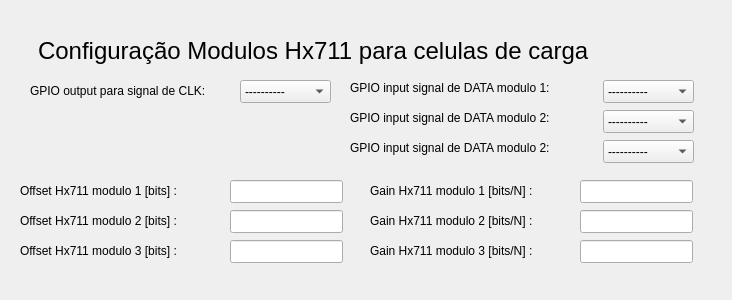
<?xml version="1.0" encoding="UTF-8"?>
<ui version="4.0">
 <class>Hx711Config</class>
 <widget class="QWidget" name="Hx711Config">
  <property name="geometry">
   <rect>
    <x>0</x>
    <y>0</y>
    <width>732</width>
    <height>300</height>
   </rect>
  </property>
  <property name="windowTitle">
   <string>Form</string>
  </property>
  <widget class="QLabel" name="label">
   <property name="geometry">
    <rect>
     <x>38</x>
     <y>30</y>
     <width>621</width>
     <height>41</height>
    </rect>
   </property>
   <property name="font">
    <font>
     <pointsize>18</pointsize>
    </font>
   </property>
   <property name="text">
    <string>Configuração Modulos Hx711 para celulas de carga</string>
   </property>
  </widget>
  <widget class="QLabel" name="label_2">
   <property name="geometry">
    <rect>
     <x>30</x>
     <y>80</y>
     <width>201</width>
     <height>21</height>
    </rect>
   </property>
   <property name="text">
    <string>GPIO output para signal de CLK:</string>
   </property>
  </widget>
  <widget class="QComboBox" name="cb_gpioclk">
   <property name="geometry">
    <rect>
     <x>240</x>
     <y>80</y>
     <width>91</width>
     <height>23</height>
    </rect>
   </property>
   <item>
    <property name="text">
     <string>----------</string>
    </property>
   </item>
   <item>
    <property name="text">
     <string>GPIO02</string>
    </property>
   </item>
   <item>
    <property name="text">
     <string>GPIO03</string>
    </property>
   </item>
   <item>
    <property name="text">
     <string>GPIO04</string>
    </property>
   </item>
   <item>
    <property name="text">
     <string>GPIO05</string>
    </property>
   </item>
   <item>
    <property name="text">
     <string>GPIO06</string>
    </property>
   </item>
   <item>
    <property name="text">
     <string>GPIO09</string>
    </property>
   </item>
   <item>
    <property name="text">
     <string>GPIO10</string>
    </property>
   </item>
   <item>
    <property name="text">
     <string>GPIO11</string>
    </property>
   </item>
   <item>
    <property name="text">
     <string>GPIO12</string>
    </property>
   </item>
   <item>
    <property name="text">
     <string>GPIO13</string>
    </property>
   </item>
   <item>
    <property name="text">
     <string>GPIO14</string>
    </property>
   </item>
   <item>
    <property name="text">
     <string>GPIO15</string>
    </property>
   </item>
   <item>
    <property name="text">
     <string>GPIO16</string>
    </property>
   </item>
   <item>
    <property name="text">
     <string>GPIO17</string>
    </property>
   </item>
   <item>
    <property name="text">
     <string>GPIO18</string>
    </property>
   </item>
   <item>
    <property name="text">
     <string>GPIO19</string>
    </property>
   </item>
   <item>
    <property name="text">
     <string>GPIO20</string>
    </property>
   </item>
   <item>
    <property name="text">
     <string>GPIO21</string>
    </property>
   </item>
   <item>
    <property name="text">
     <string>GPIO22</string>
    </property>
   </item>
   <item>
    <property name="text">
     <string>GPIO23</string>
    </property>
   </item>
   <item>
    <property name="text">
     <string>GPIO24</string>
    </property>
   </item>
   <item>
    <property name="text">
     <string>GPIO25</string>
    </property>
   </item>
   <item>
    <property name="text">
     <string>GPIO26</string>
    </property>
   </item>
   <item>
    <property name="text">
     <string>GPIO27</string>
    </property>
   </item>
  </widget>
  <widget class="QLabel" name="label_3">
   <property name="geometry">
    <rect>
     <x>350</x>
     <y>80</y>
     <width>224</width>
     <height>15</height>
    </rect>
   </property>
   <property name="text">
    <string>GPIO input signal de DATA modulo 1:</string>
   </property>
  </widget>
  <widget class="QComboBox" name="cb_gpiodata1">
   <property name="geometry">
    <rect>
     <x>603</x>
     <y>80</y>
     <width>91</width>
     <height>23</height>
    </rect>
   </property>
   <item>
    <property name="text">
     <string>----------</string>
    </property>
   </item>
   <item>
    <property name="text">
     <string>GPIO02</string>
    </property>
   </item>
   <item>
    <property name="text">
     <string>GPIO03</string>
    </property>
   </item>
   <item>
    <property name="text">
     <string>GPIO04</string>
    </property>
   </item>
   <item>
    <property name="text">
     <string>GPIO05</string>
    </property>
   </item>
   <item>
    <property name="text">
     <string>GPIO06</string>
    </property>
   </item>
   <item>
    <property name="text">
     <string>GPIO09</string>
    </property>
   </item>
   <item>
    <property name="text">
     <string>GPIO10</string>
    </property>
   </item>
   <item>
    <property name="text">
     <string>GPIO11</string>
    </property>
   </item>
   <item>
    <property name="text">
     <string>GPIO12</string>
    </property>
   </item>
   <item>
    <property name="text">
     <string>GPIO13</string>
    </property>
   </item>
   <item>
    <property name="text">
     <string>GPIO14</string>
    </property>
   </item>
   <item>
    <property name="text">
     <string>GPIO15</string>
    </property>
   </item>
   <item>
    <property name="text">
     <string>GPIO16</string>
    </property>
   </item>
   <item>
    <property name="text">
     <string>GPIO17</string>
    </property>
   </item>
   <item>
    <property name="text">
     <string>GPIO18</string>
    </property>
   </item>
   <item>
    <property name="text">
     <string>GPIO19</string>
    </property>
   </item>
   <item>
    <property name="text">
     <string>GPIO20</string>
    </property>
   </item>
   <item>
    <property name="text">
     <string>GPIO21</string>
    </property>
   </item>
   <item>
    <property name="text">
     <string>GPIO22</string>
    </property>
   </item>
   <item>
    <property name="text">
     <string>GPIO23</string>
    </property>
   </item>
   <item>
    <property name="text">
     <string>GPIO24</string>
    </property>
   </item>
   <item>
    <property name="text">
     <string>GPIO25</string>
    </property>
   </item>
   <item>
    <property name="text">
     <string>GPIO26</string>
    </property>
   </item>
   <item>
    <property name="text">
     <string>GPIO27</string>
    </property>
   </item>
  </widget>
  <widget class="QComboBox" name="cb_gpiodata2">
   <property name="geometry">
    <rect>
     <x>603</x>
     <y>110</y>
     <width>91</width>
     <height>23</height>
    </rect>
   </property>
   <item>
    <property name="text">
     <string>----------</string>
    </property>
   </item>
   <item>
    <property name="text">
     <string>GPIO02</string>
    </property>
   </item>
   <item>
    <property name="text">
     <string>GPIO03</string>
    </property>
   </item>
   <item>
    <property name="text">
     <string>GPIO04</string>
    </property>
   </item>
   <item>
    <property name="text">
     <string>GPIO05</string>
    </property>
   </item>
   <item>
    <property name="text">
     <string>GPIO06</string>
    </property>
   </item>
   <item>
    <property name="text">
     <string>GPIO09</string>
    </property>
   </item>
   <item>
    <property name="text">
     <string>GPIO10</string>
    </property>
   </item>
   <item>
    <property name="text">
     <string>GPIO11</string>
    </property>
   </item>
   <item>
    <property name="text">
     <string>GPIO12</string>
    </property>
   </item>
   <item>
    <property name="text">
     <string>GPIO13</string>
    </property>
   </item>
   <item>
    <property name="text">
     <string>GPIO14</string>
    </property>
   </item>
   <item>
    <property name="text">
     <string>GPIO15</string>
    </property>
   </item>
   <item>
    <property name="text">
     <string>GPIO16</string>
    </property>
   </item>
   <item>
    <property name="text">
     <string>GPIO17</string>
    </property>
   </item>
   <item>
    <property name="text">
     <string>GPIO18</string>
    </property>
   </item>
   <item>
    <property name="text">
     <string>GPIO19</string>
    </property>
   </item>
   <item>
    <property name="text">
     <string>GPIO20</string>
    </property>
   </item>
   <item>
    <property name="text">
     <string>GPIO21</string>
    </property>
   </item>
   <item>
    <property name="text">
     <string>GPIO22</string>
    </property>
   </item>
   <item>
    <property name="text">
     <string>GPIO23</string>
    </property>
   </item>
   <item>
    <property name="text">
     <string>GPIO24</string>
    </property>
   </item>
   <item>
    <property name="text">
     <string>GPIO25</string>
    </property>
   </item>
   <item>
    <property name="text">
     <string>GPIO26</string>
    </property>
   </item>
   <item>
    <property name="text">
     <string>GPIO27</string>
    </property>
   </item>
  </widget>
  <widget class="QLabel" name="label_4">
   <property name="geometry">
    <rect>
     <x>350</x>
     <y>110</y>
     <width>224</width>
     <height>15</height>
    </rect>
   </property>
   <property name="text">
    <string>GPIO input signal de DATA modulo 2:</string>
   </property>
  </widget>
  <widget class="QLabel" name="label_5">
   <property name="geometry">
    <rect>
     <x>350</x>
     <y>140</y>
     <width>224</width>
     <height>15</height>
    </rect>
   </property>
   <property name="text">
    <string>GPIO input signal de DATA modulo 2:</string>
   </property>
  </widget>
  <widget class="QComboBox" name="cb_gpiodata3">
   <property name="geometry">
    <rect>
     <x>603</x>
     <y>140</y>
     <width>91</width>
     <height>23</height>
    </rect>
   </property>
   <item>
    <property name="text">
     <string>----------</string>
    </property>
   </item>
   <item>
    <property name="text">
     <string>GPIO02</string>
    </property>
   </item>
   <item>
    <property name="text">
     <string>GPIO03</string>
    </property>
   </item>
   <item>
    <property name="text">
     <string>GPIO04</string>
    </property>
   </item>
   <item>
    <property name="text">
     <string>GPIO05</string>
    </property>
   </item>
   <item>
    <property name="text">
     <string>GPIO06</string>
    </property>
   </item>
   <item>
    <property name="text">
     <string>GPIO09</string>
    </property>
   </item>
   <item>
    <property name="text">
     <string>GPIO10</string>
    </property>
   </item>
   <item>
    <property name="text">
     <string>GPIO11</string>
    </property>
   </item>
   <item>
    <property name="text">
     <string>GPIO12</string>
    </property>
   </item>
   <item>
    <property name="text">
     <string>GPIO13</string>
    </property>
   </item>
   <item>
    <property name="text">
     <string>GPIO14</string>
    </property>
   </item>
   <item>
    <property name="text">
     <string>GPIO15</string>
    </property>
   </item>
   <item>
    <property name="text">
     <string>GPIO16</string>
    </property>
   </item>
   <item>
    <property name="text">
     <string>GPIO17</string>
    </property>
   </item>
   <item>
    <property name="text">
     <string>GPIO18</string>
    </property>
   </item>
   <item>
    <property name="text">
     <string>GPIO19</string>
    </property>
   </item>
   <item>
    <property name="text">
     <string>GPIO20</string>
    </property>
   </item>
   <item>
    <property name="text">
     <string>GPIO21</string>
    </property>
   </item>
   <item>
    <property name="text">
     <string>GPIO22</string>
    </property>
   </item>
   <item>
    <property name="text">
     <string>GPIO23</string>
    </property>
   </item>
   <item>
    <property name="text">
     <string>GPIO24</string>
    </property>
   </item>
   <item>
    <property name="text">
     <string>GPIO25</string>
    </property>
   </item>
   <item>
    <property name="text">
     <string>GPIO26</string>
    </property>
   </item>
   <item>
    <property name="text">
     <string>GPIO27</string>
    </property>
   </item>
  </widget>
  <widget class="QLabel" name="label_6">
   <property name="geometry">
    <rect>
     <x>20</x>
     <y>180</y>
     <width>201</width>
     <height>21</height>
    </rect>
   </property>
   <property name="text">
    <string>Offset Hx711 modulo 1 [bits] :</string>
   </property>
  </widget>
  <widget class="QLabel" name="label_7">
   <property name="geometry">
    <rect>
     <x>20</x>
     <y>210</y>
     <width>201</width>
     <height>21</height>
    </rect>
   </property>
   <property name="text">
    <string>Offset Hx711 modulo 2 [bits] :</string>
   </property>
  </widget>
  <widget class="QLabel" name="label_8">
   <property name="geometry">
    <rect>
     <x>20</x>
     <y>240</y>
     <width>201</width>
     <height>21</height>
    </rect>
   </property>
   <property name="text">
    <string>Offset Hx711 modulo 3 [bits] :</string>
   </property>
  </widget>
  <widget class="QLineEdit" name="le_offset1">
   <property name="geometry">
    <rect>
     <x>230</x>
     <y>180</y>
     <width>113</width>
     <height>23</height>
    </rect>
   </property>
   <property name="inputMask">
    <string>00000009</string>
   </property>
  </widget>
  <widget class="QLineEdit" name="le_offset2">
   <property name="geometry">
    <rect>
     <x>230</x>
     <y>210</y>
     <width>113</width>
     <height>23</height>
    </rect>
   </property>
   <property name="inputMask">
    <string>00000009</string>
   </property>
  </widget>
  <widget class="QLineEdit" name="le_offset3">
   <property name="geometry">
    <rect>
     <x>230</x>
     <y>240</y>
     <width>113</width>
     <height>23</height>
    </rect>
   </property>
   <property name="inputMask">
    <string>00000009</string>
   </property>
  </widget>
  <widget class="QLineEdit" name="le_gain1">
   <property name="geometry">
    <rect>
     <x>580</x>
     <y>180</y>
     <width>113</width>
     <height>23</height>
    </rect>
   </property>
   <property name="inputMask">
    <string/>
   </property>
  </widget>
  <widget class="QLineEdit" name="le_gain3">
   <property name="geometry">
    <rect>
     <x>580</x>
     <y>240</y>
     <width>113</width>
     <height>23</height>
    </rect>
   </property>
   <property name="inputMask">
    <string/>
   </property>
  </widget>
  <widget class="QLabel" name="label_9">
   <property name="geometry">
    <rect>
     <x>370</x>
     <y>180</y>
     <width>201</width>
     <height>21</height>
    </rect>
   </property>
   <property name="text">
    <string>Gain Hx711 modulo 1 [bits/N] :</string>
   </property>
  </widget>
  <widget class="QLineEdit" name="le_gain2">
   <property name="geometry">
    <rect>
     <x>580</x>
     <y>210</y>
     <width>113</width>
     <height>23</height>
    </rect>
   </property>
   <property name="inputMask">
    <string/>
   </property>
  </widget>
  <widget class="QLabel" name="label_10">
   <property name="geometry">
    <rect>
     <x>370</x>
     <y>240</y>
     <width>201</width>
     <height>21</height>
    </rect>
   </property>
   <property name="text">
    <string>Gain Hx711 modulo 3 [bits/N] :</string>
   </property>
  </widget>
  <widget class="QLabel" name="label_11">
   <property name="geometry">
    <rect>
     <x>370</x>
     <y>210</y>
     <width>201</width>
     <height>21</height>
    </rect>
   </property>
   <property name="text">
    <string>Gain Hx711 modulo 2 [bits/N] :</string>
   </property>
  </widget>
 </widget>
 <resources/>
 <connections/>
</ui>
